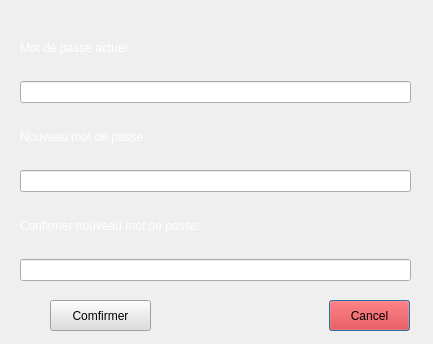
<?xml version="1.0" encoding="UTF-8"?>
<ui version="4.0">
 <class>ch_pass</class>
 <widget class="QDialog" name="ch_pass">
  <property name="geometry">
   <rect>
    <x>0</x>
    <y>0</y>
    <width>433</width>
    <height>344</height>
   </rect>
  </property>
  <property name="windowTitle">
   <string>Dialog</string>
  </property>
  <property name="styleSheet">
   <string notr="true">QDialog{
	
	background-image: url(:/img/img/hero-background-15.jpg);
}</string>
  </property>
  <widget class="QPushButton" name="cancel">
   <property name="geometry">
    <rect>
     <x>329</x>
     <y>300</y>
     <width>81</width>
     <height>31</height>
    </rect>
   </property>
   <property name="styleSheet">
    <string notr="true">background-color: rgb(255, 3, 3);
color:black;</string>
   </property>
   <property name="text">
    <string>Cancel</string>
   </property>
  </widget>
  <widget class="QPushButton" name="comfirm">
   <property name="geometry">
    <rect>
     <x>50</x>
     <y>300</y>
     <width>101</width>
     <height>31</height>
    </rect>
   </property>
   <property name="styleSheet">
    <string notr="true">background-color: rgb(221, 221, 221);
color: rgb(2, 2, 2);</string>
   </property>
   <property name="text">
    <string>Comfirmer</string>
   </property>
  </widget>
  <widget class="QWidget" name="layoutWidget">
   <property name="geometry">
    <rect>
     <x>20</x>
     <y>20</y>
     <width>391</width>
     <height>261</height>
    </rect>
   </property>
   <layout class="QVBoxLayout" name="verticalLayout">
    <item>
     <widget class="QLabel" name="label">
      <property name="styleSheet">
       <string notr="true">color: rgb(255, 255, 255);</string>
      </property>
      <property name="text">
       <string>Mot de passe actuel:</string>
      </property>
     </widget>
    </item>
    <item>
     <widget class="QLineEdit" name="curr_pass">
      <property name="echoMode">
       <enum>QLineEdit::Password</enum>
      </property>
     </widget>
    </item>
    <item>
     <widget class="QLabel" name="label_2">
      <property name="styleSheet">
       <string notr="true">color: rgb(255, 255, 255);</string>
      </property>
      <property name="text">
       <string>Nouveau mot de passe:</string>
      </property>
     </widget>
    </item>
    <item>
     <widget class="QLineEdit" name="new_pass">
      <property name="echoMode">
       <enum>QLineEdit::Password</enum>
      </property>
     </widget>
    </item>
    <item>
     <widget class="QLabel" name="label_3">
      <property name="styleSheet">
       <string notr="true">color: rgb(255, 255, 255);</string>
      </property>
      <property name="text">
       <string>Confirmer nouveau mot de passe:</string>
      </property>
     </widget>
    </item>
    <item>
     <widget class="QLineEdit" name="r_new_pass">
      <property name="echoMode">
       <enum>QLineEdit::Password</enum>
      </property>
     </widget>
    </item>
   </layout>
  </widget>
 </widget>
 <resources/>
 <connections/>
</ui>
